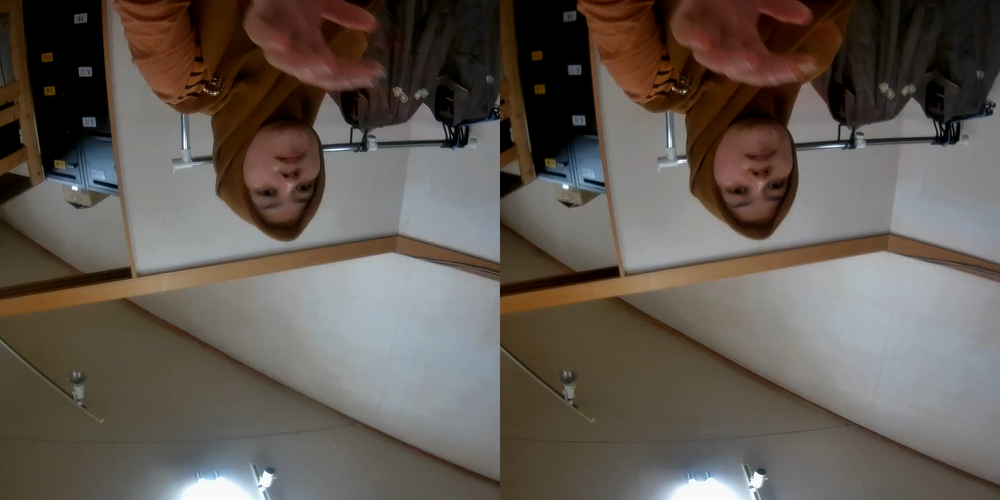
#> input picture rifqa/50cm1.png, 1000 x 500 px, shrunk from 2880 x 1440 before the run
$ python practice8_distance.py
#> lines starting #> are read from the running program, lines starting #| are printed output that depends on the picture
import cv2
import numpy as np
from matplotlib import pyplot as plt

imgL = cv2.imread('./50cm.png',cv2.IMREAD_GRAYSCALE)
imgR = cv2.imread('./50cm1.png',cv2.IMREAD_GRAYSCALE)
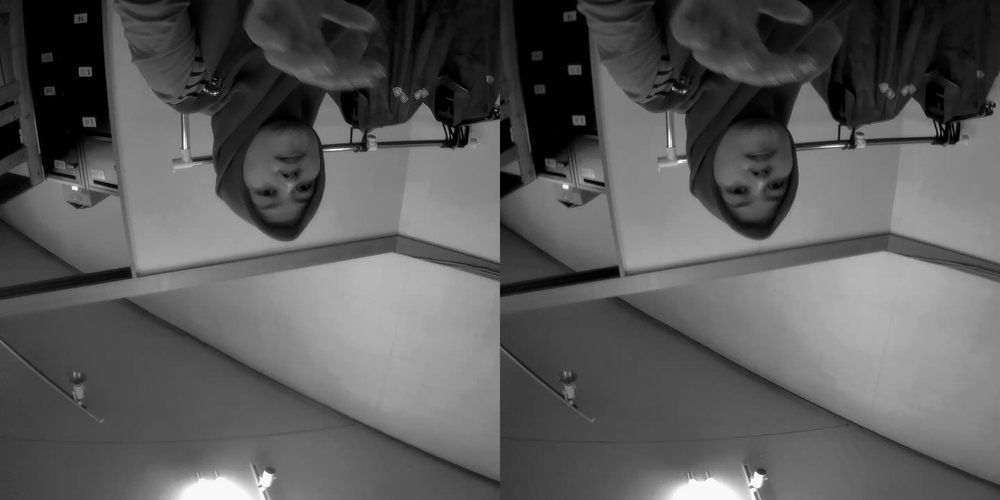
#> imgR: shape (500, 1000); min 0, max 255, mean 90.2

if imgL is None or imgR is None:
    print("Error: One or both images not found or unable to load.")
    exit()
#> (the program exits here)
